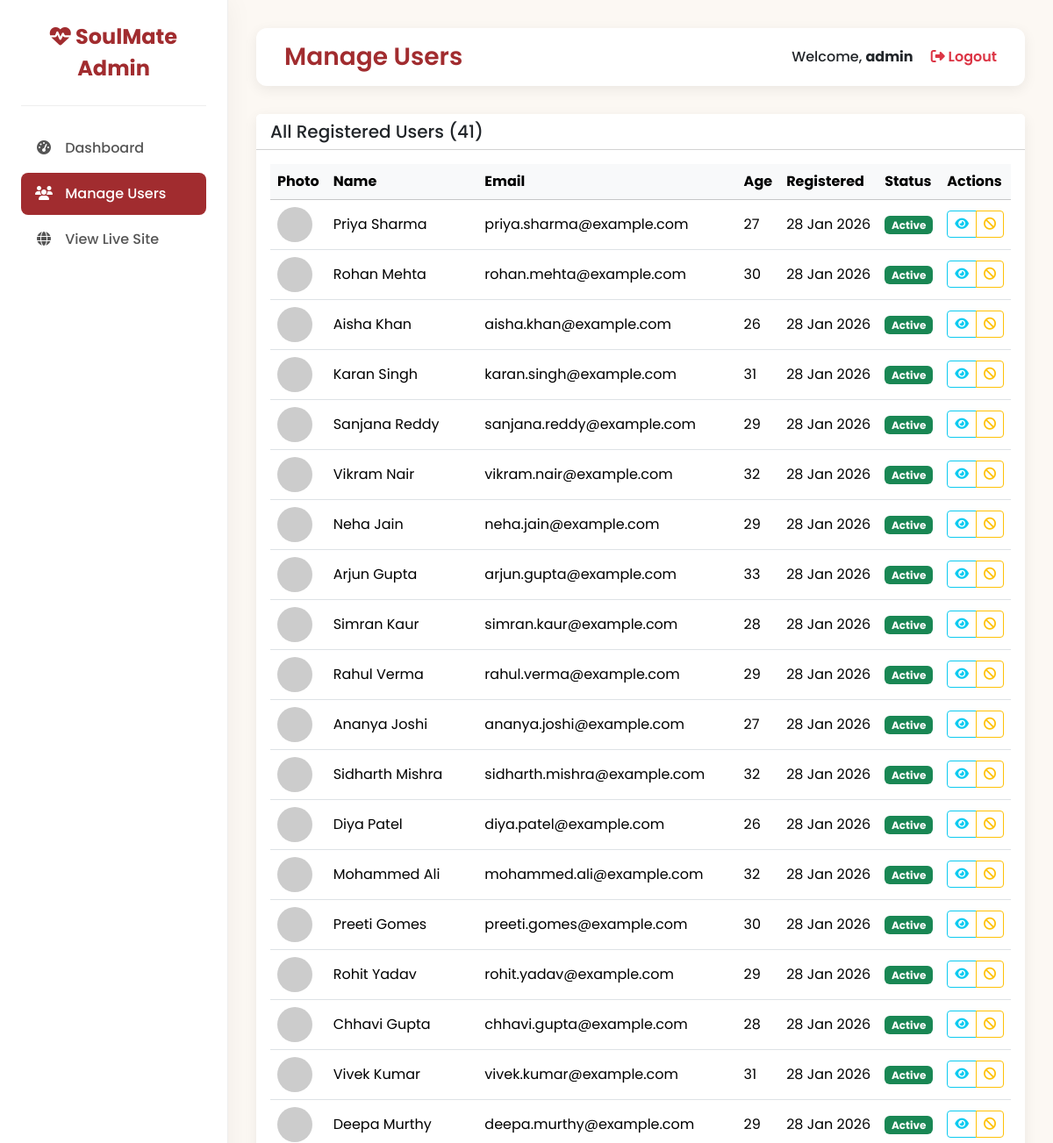
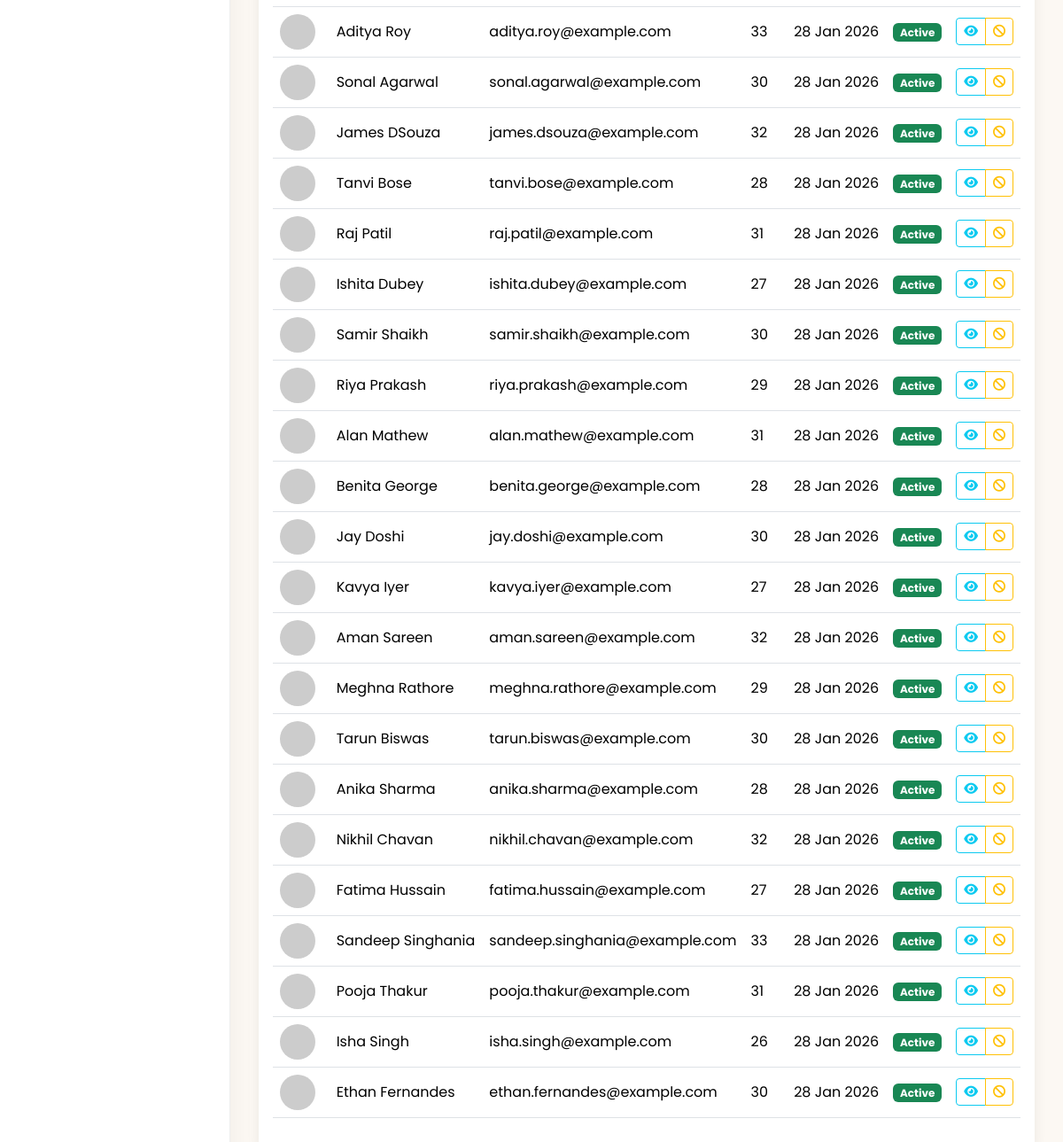
The page /admin/manage_users.php (signed in) on the database its author committed (2 pictures, top to bottom).
### tables this page shows
CREATE TABLE `users` (
  `id` int(11) NOT NULL AUTO_INCREMENT,
  `email` varchar(255) NOT NULL,
  `password` varchar(255) NOT NULL,
  `first_name` varchar(100) NOT NULL,
  `last_name` varchar(100) NOT NULL,
  `gender` enum('Male','Female','Other') NOT NULL,
  `dob` date NOT NULL,
  `phone_number` varchar(20) DEFAULT NULL,
  `religion` varchar(50) DEFAULT NULL,
  `caste` varchar(50) DEFAULT NULL,
  `education` varchar(100) DEFAULT NULL,
  `occupation` varchar(100) DEFAULT NULL,
  `annual_income` varchar(50) DEFAULT NULL,
  `marital_status` enum('Never Married','Divorced','Widowed','Awaiting Divorce') NOT NULL,
  `height_cm` int(11) DEFAULT NULL,
  `about_me` text DEFAULT NULL,
  `city` varchar(100) DEFAULT NULL,
  `state` varchar(100) DEFAULT NULL,
  `country` varchar(100) DEFAULT NULL,
  `profile_image` varchar(255) DEFAULT 'default.png',
  `registration_date` timestamp NOT NULL DEFAULT current_timestamp(),
  `profile_status` enum('Active','Inactive','Pending') NOT NULL DEFAULT 'Active',
  PRIMARY KEY (`id`),
  UNIQUE KEY `email` (`email`)
);

### includes/functions.php (called while the page is built, shortened)
<?php
function calculateAge($dob) {
    $birthDate = new DateTime($dob);
    $today = new DateTime('today');
    return $birthDate->diff($today)->y;
}
?>

### admin/manage_users.php (the view, shortened to what this page needs)
<?php
require_once '../includes/db.php';
require_once '../includes/functions.php';
require_once 'includes/admin_header.php';
$sql = "SELECT id, first_name, last_name, email, gender, dob, registration_date, profile_status, profile_image
        FROM users
        ORDER BY registration_date DESC";
$all_users_result = $conn->query($sql);
?>
<div class="card" style="border: none; box-shadow: var(--shadow);">
    <div class="card-header" style="background-color: var(--white-color);">
        <h5 class="mb-0">All Registered Users (<?php echo $all_users_result ? $all_users_result->num_rows : 0; ?>)</h5>
    </div>
    <div class="card-body">
        <div class="table-responsive">
            <table class="table table-hover align-middle">
                <thead class="table-light">
                    <tr>
                        <th>Photo</th>
                        <th>Name</th>
                        <th>Email</th>
                        <th>Age</th>
                        <th>Registered</th>
                        <th>Status</th>
                        <th>Actions</th>
                    </tr>
                </thead>
                <tbody>
                    <?php
                    if ($all_users_result && $all_users_result->num_rows > 0) {
                        while ($user = $all_users_result->fetch_assoc()) {
                            $profile_image = !empty($user['profile_image']) ? $user['profile_image'] : 'default.png';
                            if (filter_var($profile_image, FILTER_VALIDATE_URL) === FALSE) {
                                $image_path = '../uploads/profiles/' . $profile_image;
                            } else {
                                $image_path = $profile_image;
                            }
                    ?>
                        <tr>
                            <td>
                                <img src="<?php echo htmlspecialchars($image_path); ?>" alt="<?php echo htmlspecialchars($user['first_name']); ?>"
                                     class="rounded-circle" width="40" height="40" style="object-fit: cover;"
                                     onerror="this.onerror=null; this.src='https://placehold.co/40x40/F7E7CE/A12C2F?text=Photo';">
                            </td>
                            <td><?php echo htmlspecialchars($user['first_name'] . ' ' . $user['last_name']); ?></td>
                            <td><?php echo htmlspecialchars($user['email']); ?></td>
                            <td><?php echo calculateAge($user['dob']); ?></td>
                            <td><?php echo date('d M Y', strtotime($user['registration_date'])); ?></td>
                            <td>
                                <?php if ($user['profile_status'] == 'Active'): ?>
                                    <span class="badge bg-success">Active</span>
                                <?php elseif ($user['profile_status'] == 'Inactive'): ?>
                                    <span class="badge bg-danger">Suspended</span>
                                <?php else: ?>
                                    <span class="badge bg-warning text-dark">Pending</span>
                                <?php endif; ?>
                            </td>
                            <td>
                                <form action="manage_users.php" method="GET" class="d-inline status-change-form" onsubmit="return confirm('Are you sure you want to change this user\'s status?');">
                                    <div class="btn-group">
                                        <a href="../profile.php?id=<?php echo $user['id']; ?>" target="_blank" class="btn btn-sm btn-outline-info" title="View Profile">
                                            <i class="fas fa-eye"></i>
                                        </a>
                                        <?php if ($user['profile_status'] == 'Active'): ?>
                                            <button type="submit" name="action" value="suspend" class="btn btn-sm btn-outline-warning" title="Suspend">
                                                <i class="fas fa-ban"></i>
                                            </button>
                                        <?php endif; ?>
                                    </div>
                                </form>
                            </td>
                        </tr>
                    <?php
                        }
                    } else {
                        echo '<tr><td colspan="7" class="text-center">No users found.</td></tr>';
                    }
                    ?>
                </tbody>
            </table>
        </div>
    </div>
</div>
<?php
require_once 'includes/admin_footer.php';
?>

### admin/includes/admin_header.php (style rules this page uses)
:root { --primary-color: #A12C2F; --secondary-color: #F7E7CE; --light-bg: #FCF8F3; --text-color: #333333; --white-color: #FFFFFF; --shadow: 0 4px 15px rgba(0, 0, 0, 0.07); }
body { font-family: 'Poppins', sans-serif; background-color: var(--light-bg); }

### rows shown on the page
users: first_name+last_name "Priya Sharma", email "priya.sharma@example.com", dob "27", registration_date "28 Jan 2026", profile_status "Active"
users: first_name+last_name "Rohan Mehta", email "rohan.mehta@example.com", dob "30", registration_date "28 Jan 2026", profile_status "Active"
users: first_name+last_name "Aisha Khan", email "aisha.khan@example.com", dob "26", registration_date "28 Jan 2026", profile_status "Active"
users: first_name+last_name "Karan Singh", email "karan.singh@example.com", dob "31", registration_date "28 Jan 2026", profile_status "Active"
users: first_name+last_name "Sanjana Reddy", email "sanjana.reddy@example.com", dob "29", registration_date "28 Jan 2026", profile_status "Active"
users: first_name+last_name "Vikram Nair", email "vikram.nair@example.com", dob "32", registration_date "28 Jan 2026", profile_status "Active"
users: first_name+last_name "Neha Jain", email "neha.jain@example.com", dob "29", registration_date "28 Jan 2026", profile_status "Active"
users: first_name+last_name "Arjun Gupta", email "arjun.gupta@example.com", dob "33", registration_date "28 Jan 2026", profile_status "Active"
users: first_name+last_name "Simran Kaur", email "simran.kaur@example.com", dob "28", registration_date "28 Jan 2026", profile_status "Active"
users: first_name+last_name "Rahul Verma", email "rahul.verma@example.com", dob "29", registration_date "28 Jan 2026", profile_status "Active"
users: first_name+last_name "Ananya Joshi", email "ananya.joshi@example.com", dob "27", registration_date "28 Jan 2026", profile_status "Active"
users: first_name+last_name "Sidharth Mishra", email "sidharth.mishra@example.com", dob "32", registration_date "28 Jan 2026", profile_status "Active"
users: first_name+last_name "Diya Patel", email "diya.patel@example.com", dob "26", registration_date "28 Jan 2026", profile_status "Active"
users: first_name+last_name "Mohammed Ali", email "mohammed.ali@example.com", dob "32", registration_date "28 Jan 2026", profile_status "Active"
users: first_name+last_name "Preeti Gomes", email "preeti.gomes@example.com", dob "30", registration_date "28 Jan 2026", profile_status "Active"
users: first_name+last_name "Rohit Yadav", email "rohit.yadav@example.com", dob "29", registration_date "28 Jan 2026", profile_status "Active"
users: first_name+last_name "Chhavi Gupta", email "chhavi.gupta@example.com", dob "28", registration_date "28 Jan 2026", profile_status "Active"
users: first_name+last_name "Vivek Kumar", email "vivek.kumar@example.com", dob "31", registration_date "28 Jan 2026", profile_status "Active"
users: first_name+last_name "Deepa Murthy", email "deepa.murthy@example.com", dob "29", registration_date "28 Jan 2026", profile_status "Active"
users: first_name+last_name "Aditya Roy", email "aditya.roy@example.com", dob "33", registration_date "28 Jan 2026", profile_status "Active"
users: first_name+last_name "Sonal Agarwal", email "sonal.agarwal@example.com", dob "30", registration_date "28 Jan 2026", profile_status "Active"
users: first_name+last_name "James DSouza", email "james.dsouza@example.com", dob "32", registration_date "28 Jan 2026", profile_status "Active"
users: first_name+last_name "Tanvi Bose", email "tanvi.bose@example.com", dob "28", registration_date "28 Jan 2026", profile_status "Active"
users: first_name+last_name "Raj Patil", email "raj.patil@example.com", dob "31", registration_date "28 Jan 2026", profile_status "Active"
users: first_name+last_name "Ishita Dubey", email "ishita.dubey@example.com", dob "27", registration_date "28 Jan 2026", profile_status "Active"
users: first_name+last_name "Samir Shaikh", email "samir.shaikh@example.com", dob "30", registration_date "28 Jan 2026", profile_status "Active"
users: first_name+last_name "Riya Prakash", email "riya.prakash@example.com", dob "29", registration_date "28 Jan 2026", profile_status "Active"
users: first_name+last_name "Alan Mathew", email "alan.mathew@example.com", dob "31", registration_date "28 Jan 2026", profile_status "Active"
users: first_name+last_name "Benita George", email "benita.george@example.com", dob "28", registration_date "28 Jan 2026", profile_status "Active"
users: first_name+last_name "Jay Doshi", email "jay.doshi@example.com", dob "30", registration_date "28 Jan 2026", profile_status "Active"
users: first_name+last_name "Kavya Iyer", email "kavya.iyer@example.com", dob "27", registration_date "28 Jan 2026", profile_status "Active"
users: first_name+last_name "Aman Sareen", email "aman.sareen@example.com", dob "32", registration_date "28 Jan 2026", profile_status "Active"
users: first_name+last_name "Meghna Rathore", email "meghna.rathore@example.com", dob "29", registration_date "28 Jan 2026", profile_status "Active"
users: first_name+last_name "Tarun Biswas", email "tarun.biswas@example.com", dob "30", registration_date "28 Jan 2026", profile_status "Active"
users: first_name+last_name "Anika Sharma", email "anika.sharma@example.com", dob "28", registration_date "28 Jan 2026", profile_status "Active"
users: first_name+last_name "Nikhil Chavan", email "nikhil.chavan@example.com", dob "32", registration_date "28 Jan 2026", profile_status "Active"
users: first_name+last_name "Fatima Hussain", email "fatima.hussain@example.com", dob "27", registration_date "28 Jan 2026", profile_status "Active"
users: first_name+last_name "Sandeep Singhania", email "sandeep.singhania@example.com", dob "33", registration_date "28 Jan 2026", profile_status "Active"
users: first_name+last_name "Pooja Thakur", email "pooja.thakur@example.com", dob "31", registration_date "28 Jan 2026", profile_status "Active"
users: first_name+last_name "Isha Singh", email "isha.singh@example.com", dob "26", registration_date "28 Jan 2026", profile_status "Active"
users: first_name+last_name "Ethan Fernandes", email "ethan.fernandes@example.com", dob "30", registration_date "28 Jan 2026", profile_status "Active"

### other values the page prints
$page_title "Manage Users"
$admin_username "admin"
$all_users_result->num_rows "41"
